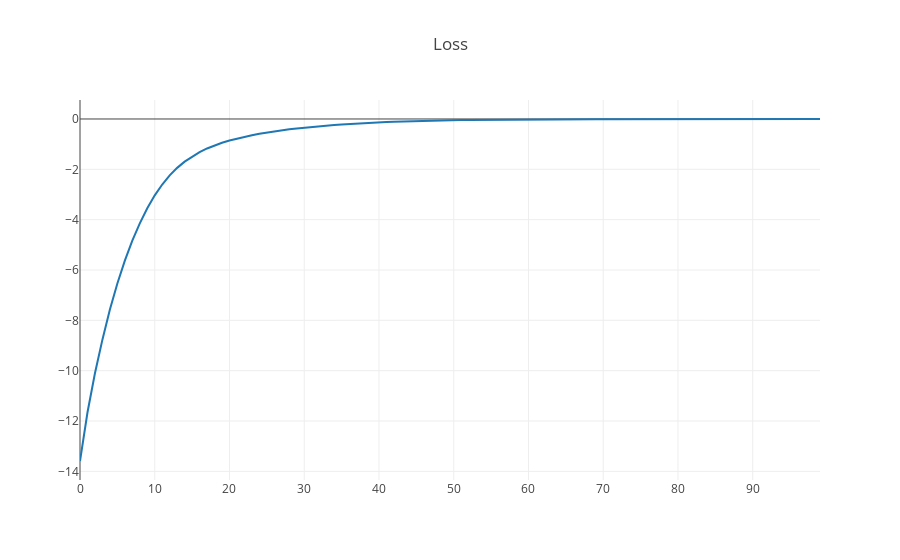

Source (notebook cell):
### Markdown cell above
So, in the first state, we expect our critic to learn that our future discounted rewards to be `2.9701`, then `1.99` for the second state, then `1.0` for the last state.  We can see in the following example that our critic can learn this fairly quickly.

### Code cell
no_states = 3
critic = CriticModel(len(input_data[0]), len(output_data[0]))
observations = tf.one_hot(np.arange(no_states), no_states)
discounted_rewards = np.array(get_discounted_rewards([1, 1, 1])).reshape(no_states, 1)
losses = []

lr = 0.005
epochs = 100
for epoch in range(epochs):
    with tf.GradientTape() as tape:
        values = critic(observations)
        critic_loss = -tf.reduce_sum((discounted_rewards - values)**2)

    losses.append(float(critic_loss))
    critic_grads = tape.gradient(critic_loss, critic.trainable_weights)
    for w, g in zip(critic.trainable_weights, critic_grads):
        w.assign_add(lr * g)
        
print('- critic_loss:\n', critic_loss)
print('\n- observations:\n', observations)
print('\n- discounted_rewards:\n', discounted_rewards)
print('\n- values:\n', values)
print()
plotly.offline.iplot({
    "data": [go.Scatter(x=np.arange(len(losses)), y=losses)],
    "layout": go.Layout(title="Loss")
})

### Figure 1 — Plotly figure (JSON) as saved in the notebook; plotly's stock layout.template omitted (floating-point values rounded to 4 significant figures)
{"data": [{"type": "scatter", "uid": "4642000e-682b-4c56-b000-0da71bb028a7", "x": [0, 1, 2, 3, 4, 5, 6, 7, 8, 9, 10, 11, 12, 13, 14, 15, 16, 17, 18, 19, 20, 21, 22, 23, 24, 25, 26, 27, 28, 29, 30, 31, 32, 33, 34, 35, 36, 37, 38, 39, 40, 41, 42, 43, 44, 45, 46, 47, 48, 49, 50, 51, 52, 53, 54, 55, 56, 57, 58, 59, 60, 61, 62, 63, 64, 65, 66, 67, 68, 69, 70, 71, 72, 73, 74, 75, 76, 77, 78, 79, 80, 81, 82, 83, 84, 85, 86, 87, 88, 89, 90, 91, 92, 93, 94, 95, 96, 97, 98, 99], "y": [-13.59, -11.66, -10.1, -8.767, -7.572, -6.535, -5.628, -4.835, -4.149, -3.548, -3.034, -2.602, -2.241, -1.942, -1.695, -1.487, -1.314, -1.17, -1.049, -0.9456, -0.8562, -0.7781, -0.7082, -0.6457, -0.5892, -0.5384, -0.4915, -0.4487, -0.4097, -0.3741, -0.3414, -0.3116, -0.284, -0.2589, -0.2357, -0.2144, -0.1951, -0.1774, -0.1613, -0.1465, -0.133, -0.1207, -0.1095, -0.09926, -0.08994, -0.08152, -0.07389, -0.06691, -0.06058, -0.05485, -0.04964, -0.04489, -0.0406, -0.0367, -0.03309, -0.02977, -0.0268, -0.02411, -0.0217, -0.01953, -0.01757, -0.01581, -0.01422, -0.0128, -0.01153, -0.01037, -0.009341, -0.008409, -0.007572, -0.006822, -0.006148, -0.005539, -0.004996, -0.004505, -0.004066, -0.00367, -0.003312, -0.002993, -0.002702, -0.002441, -0.002206, -0.001994, -0.001803, -0.00163, -0.001475, -0.001335, -0.001208, -0.001094, -0.0009904, -0.0008972, -0.000813, -0.0007367, -0.0006679, -0.0006056, -0.0005494, -0.0004985, -0.0004522, -0.0004107, -0.0003727, -0.0003386]}], "layout": {"autosize": true, "title": {"text": "Loss"}, "xaxis": {"autorange": true, "range": [0, 99], "type": "linear"}, "yaxis": {"autorange": true, "range": [-14.34, 0.7546], "type": "linear"}}}
